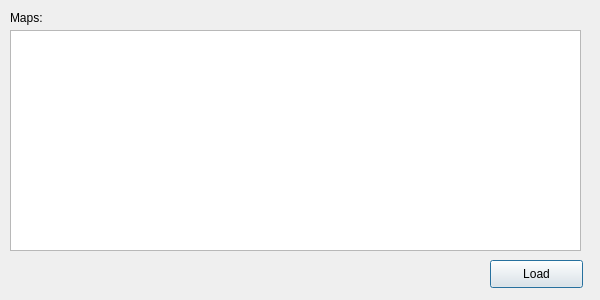
<?xml version="1.0" encoding="UTF-8"?>
<ui version="4.0">
 <class>OpenMapDialog</class>
 <widget class="QDialog" name="OpenMapDialog">
  <property name="geometry">
   <rect>
    <x>0</x>
    <y>0</y>
    <width>600</width>
    <height>300</height>
   </rect>
  </property>
  <property name="minimumSize">
   <size>
    <width>600</width>
    <height>300</height>
   </size>
  </property>
  <property name="maximumSize">
   <size>
    <width>600</width>
    <height>300</height>
   </size>
  </property>
  <property name="windowTitle">
   <string>Dialog</string>
  </property>
  <widget class="QPushButton" name="pushButton">
   <property name="geometry">
    <rect>
     <x>490</x>
     <y>260</y>
     <width>93</width>
     <height>28</height>
    </rect>
   </property>
   <property name="text">
    <string>Load</string>
   </property>
  </widget>
  <widget class="QListWidget" name="listWidget">
   <property name="geometry">
    <rect>
     <x>10</x>
     <y>30</y>
     <width>571</width>
     <height>221</height>
    </rect>
   </property>
  </widget>
  <widget class="QLabel" name="label">
   <property name="geometry">
    <rect>
     <x>10</x>
     <y>10</y>
     <width>55</width>
     <height>16</height>
    </rect>
   </property>
   <property name="text">
    <string>Maps:</string>
   </property>
  </widget>
 </widget>
 <resources/>
 <connections/>
</ui>
